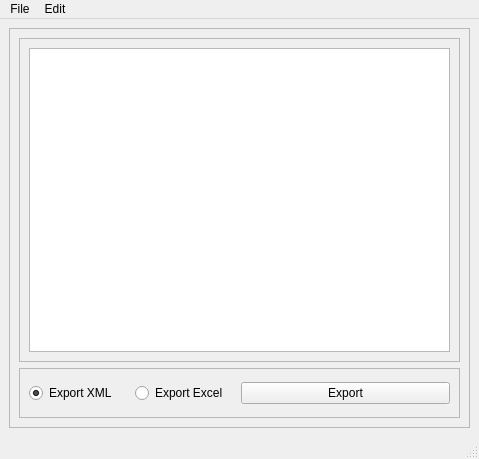
<?xml version="1.0" encoding="UTF-8"?>
<ui version="4.0">
 <class>MainWindow</class>
 <widget class="QMainWindow" name="MainWindow">
  <property name="geometry">
   <rect>
    <x>0</x>
    <y>0</y>
    <width>479</width>
    <height>459</height>
   </rect>
  </property>
  <property name="windowTitle">
   <string>MainWindow</string>
  </property>
  <widget class="QWidget" name="centralwidget">
   <layout class="QGridLayout" name="gridLayout">
    <item row="0" column="0">
     <widget class="QFrame" name="frame">
      <property name="frameShape">
       <enum>QFrame::StyledPanel</enum>
      </property>
      <property name="frameShadow">
       <enum>QFrame::Raised</enum>
      </property>
      <layout class="QGridLayout" name="gridLayout_2">
       <item row="0" column="0">
        <widget class="QFrame" name="frame_2">
         <property name="minimumSize">
          <size>
           <width>300</width>
           <height>300</height>
          </size>
         </property>
         <property name="frameShape">
          <enum>QFrame::StyledPanel</enum>
         </property>
         <property name="frameShadow">
          <enum>QFrame::Raised</enum>
         </property>
         <layout class="QGridLayout" name="gridLayout_3">
          <item row="0" column="0">
           <widget class="QTableWidget" name="tableWidget"/>
          </item>
         </layout>
        </widget>
       </item>
       <item row="1" column="0">
        <widget class="QFrame" name="containExport">
         <property name="minimumSize">
          <size>
           <width>0</width>
           <height>50</height>
          </size>
         </property>
         <property name="maximumSize">
          <size>
           <width>16777215</width>
           <height>300</height>
          </size>
         </property>
         <property name="frameShape">
          <enum>QFrame::StyledPanel</enum>
         </property>
         <property name="frameShadow">
          <enum>QFrame::Raised</enum>
         </property>
         <layout class="QHBoxLayout" name="horizontalLayout">
          <item>
           <widget class="QRadioButton" name="rbXml">
            <property name="maximumSize">
             <size>
              <width>100</width>
              <height>16777215</height>
             </size>
            </property>
            <property name="text">
             <string>Export XML</string>
            </property>
            <property name="checked">
             <bool>true</bool>
            </property>
           </widget>
          </item>
          <item>
           <widget class="QRadioButton" name="rbExcel">
            <property name="maximumSize">
             <size>
              <width>100</width>
              <height>16777215</height>
             </size>
            </property>
            <property name="text">
             <string>Export Excel</string>
            </property>
           </widget>
          </item>
          <item>
           <widget class="QPushButton" name="btExport">
            <property name="enabled">
             <bool>true</bool>
            </property>
            <property name="text">
             <string>Export</string>
            </property>
           </widget>
          </item>
         </layout>
        </widget>
       </item>
      </layout>
     </widget>
    </item>
   </layout>
  </widget>
  <widget class="QMenuBar" name="menubar">
   <property name="geometry">
    <rect>
     <x>0</x>
     <y>0</y>
     <width>479</width>
     <height>22</height>
    </rect>
   </property>
   <widget class="QMenu" name="menuFile">
    <property name="title">
     <string>File</string>
    </property>
    <addaction name="actionOpen_Xml"/>
    <addaction name="actionOpen_Excel"/>
   </widget>
   <widget class="QMenu" name="menuEdit">
    <property name="title">
     <string>Edit</string>
    </property>
    <addaction name="actionAdd_Language"/>
   </widget>
   <addaction name="menuFile"/>
   <addaction name="menuEdit"/>
  </widget>
  <widget class="QStatusBar" name="statusbar"/>
  <action name="actionOpen_Xml">
   <property name="text">
    <string>Open XML</string>
   </property>
  </action>
  <action name="actionOpen_Excel">
   <property name="text">
    <string>Open Excel</string>
   </property>
  </action>
  <action name="actionAdd_Language">
   <property name="text">
    <string>Add Language</string>
   </property>
  </action>
 </widget>
 <resources/>
 <connections/>
</ui>
